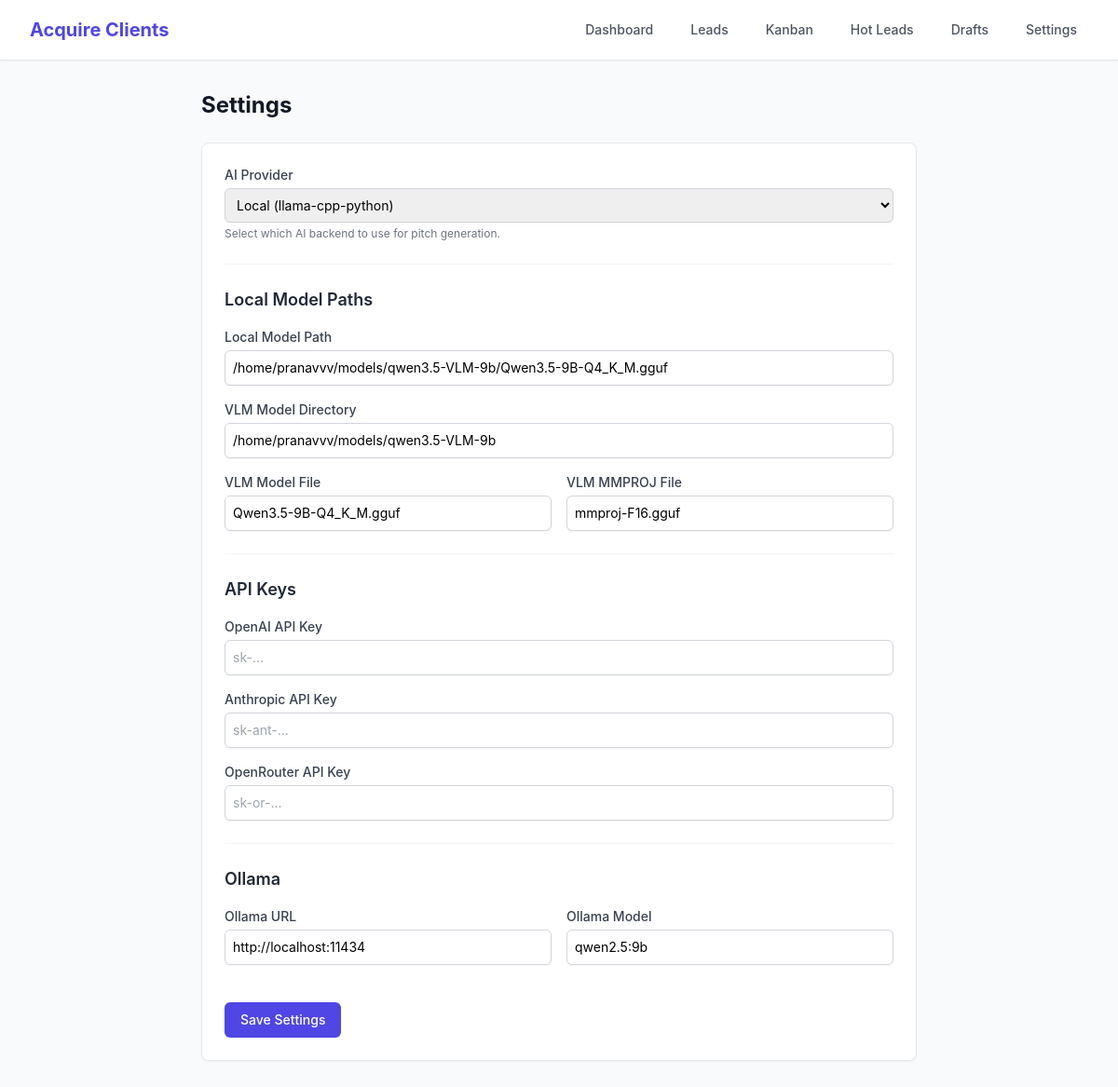
The page /settings on the database its author committed.
### src/models.py (models this page shows)
class Base(DeclarativeBase):
    """Base declarative class."""

class AppConfig(Base):
    __tablename__ = "app_config"
    id: Mapped[int] = mapped_column(Integer, primary_key=True, autoincrement=True)
    key: Mapped[str] = mapped_column(String(100), unique=True, nullable=False, index=True)
    value: Mapped[str | None] = mapped_column(Text, nullable=True)
    updated_at: Mapped[datetime] = mapped_column(
        DateTime, default=_utc_now, onupdate=_utc_now, nullable=False
    )

### src/dashboard.py (the view)
@app.get("/settings", response_class=HTMLResponse)
def settings_page(request: Request, db: Session = Depends(get_db)):
    from src.config import get_db_settings
    cfg = get_db_settings(db)
    alerts = get_active_discovery_alerts(db)
    return templates.TemplateResponse(
        request, "settings.html", {"config": cfg, "alerts": alerts}
    )

### src/templates/settings.html (shortened to what this page needs)
{% extends "base.html" %}
{% block content %}
<div class="max-w-3xl mx-auto">
    <h1 class="text-2xl font-bold text-gray-900 mb-6">Settings</h1>
    <form action="/settings" method="post" class="bg-white shadow-sm rounded-lg border border-gray-200 p-6 space-y-6">
        <div>
            <label for="llm_provider" class="block text-sm font-medium text-gray-700 mb-1">AI Provider</label>
            <select name="llm_provider" id="llm_provider"
                class="block w-full rounded-md border-gray-300 shadow-sm focus:border-indigo-500 focus:ring-indigo-500 sm:text-sm border p-2">
                <option value="local" {% if config.llm_provider == 'local' %}selected{% endif %}>Local (llama-cpp-python)</option>
            </select>
            <p class="mt-1 text-xs text-gray-500">Select which AI backend to use for pitch generation.</p>
        </div>
        <div class="border-t border-gray-100 pt-6">
            <h2 class="text-lg font-semibold text-gray-800 mb-4">Local Model Paths</h2>
            <div class="grid grid-cols-1 gap-4">
                <div>
                    <label for="local_model_path" class="block text-sm font-medium text-gray-700 mb-1">Local Model Path</label>
                    <input type="text" name="local_model_path" id="local_model_path" value="{{ config.local_model_path or '' }}"
                        class="block w-full rounded-md border-gray-300 shadow-sm focus:border-indigo-500 focus:ring-indigo-500 sm:text-sm border p-2"
                        placeholder="/path/to/model.gguf">
                </div>
                <div>
                    <label for="vlm_model_dir" class="block text-sm font-medium text-gray-700 mb-1">VLM Model Directory</label>
                    <input type="text" name="vlm_model_dir" id="vlm_model_dir" value="{{ config.vlm_model_dir or '' }}"
                        class="block w-full rounded-md border-gray-300 shadow-sm focus:border-indigo-500 focus:ring-indigo-500 sm:text-sm border p-2"
                        placeholder="/path/to/vlm-dir">
                </div>
                <div class="grid grid-cols-2 gap-4">
                    <div>
                        <label for="vlm_model_file" class="block text-sm font-medium text-gray-700 mb-1">VLM Model File</label>
                        <input type="text" name="vlm_model_file" id="vlm_model_file" value="{{ config.vlm_model_file or '' }}"
                            class="block w-full rounded-md border-gray-300 shadow-sm focus:border-indigo-500 focus:ring-indigo-500 sm:text-sm border p-2">
                    </div>
                    <div>
                        <label for="vlm_mmproj_file" class="block text-sm font-medium text-gray-700 mb-1">VLM MMPROJ File</label>
                        <input type="text" name="vlm_mmproj_file" id="vlm_mmproj_file" value="{{ config.vlm_mmproj_file or '' }}"
                            class="block w-full rounded-md border-gray-300 shadow-sm focus:border-indigo-500 focus:ring-indigo-500 sm:text-sm border p-2">
                    </div>
                </div>
            </div>
        </div>
        <div class="border-t border-gray-100 pt-6">
            <h2 class="text-lg font-semibold text-gray-800 mb-4">API Keys</h2>
            <div class="grid grid-cols-1 gap-4">
                <div>
                    <label for="openai_api_key" class="block text-sm font-medium text-gray-700 mb-1">OpenAI API Key</label>
                    <input type="password" name="openai_api_key" id="openai_api_key" value="{{ config.openai_api_key or '' }}"
                        class="block w-full rounded-md border-gray-300 shadow-sm focus:border-indigo-500 focus:ring-indigo-500 sm:text-sm border p-2"
                        placeholder="sk-...">
                </div>
                <div>
                    <label for="anthropic_api_key" class="block text-sm font-medium text-gray-700 mb-1">Anthropic API Key</label>
                    <input type="password" name="anthropic_api_key" id="anthropic_api_key" value="{{ config.anthropic_api_key or '' }}"
                        class="block w-full rounded-md border-gray-300 shadow-sm focus:border-indigo-500 focus:ring-indigo-500 sm:text-sm border p-2"
                        placeholder="sk-ant-...">
                </div>
                <div>
                    <label for="openrouter_api_key" class="block text-sm font-medium text-gray-700 mb-1">OpenRouter API Key</label>
                    <input type="password" name="openrouter_api_key" id="openrouter_api_key" value="{{ config.openrouter_api_key or '' }}"
                        class="block w-full rounded-md border-gray-300 shadow-sm focus:border-indigo-500 focus:ring-indigo-500 sm:text-sm border p-2"
                        placeholder="sk-or-...">
                </div>
            </div>
        </div>
        <div class="border-t border-gray-100 pt-6">
            <h2 class="text-lg font-semibold text-gray-800 mb-4">Ollama</h2>
            <div class="grid grid-cols-2 gap-4">
                <div>
                    <label for="ollama_url" class="block text-sm font-medium text-gray-700 mb-1">Ollama URL</label>
                    <input type="text" name="ollama_url" id="ollama_url" value="{{ config.ollama_url or '' }}"
                        class="block w-full rounded-md border-gray-300 shadow-sm focus:border-indigo-500 focus:ring-indigo-500 sm:text-sm border p-2"
                        placeholder="http://localhost:11434">
                </div>
                <div>
                    <label for="ollama_model" class="block text-sm font-medium text-gray-700 mb-1">Ollama Model</label>
                    <input type="text" name="ollama_model" id="ollama_model" value="{{ config.ollama_model or '' }}"
                        class="block w-full rounded-md border-gray-300 shadow-sm focus:border-indigo-500 focus:ring-indigo-500 sm:text-sm border p-2"
                        placeholder="qwen2.5:9b">
                </div>
            </div>
        </div>
        <div class="pt-4">
            <button type="submit"
                class="inline-flex justify-center rounded-md border border-transparent bg-indigo-600 py-2 px-4 text-sm font-medium text-white shadow-sm hover:bg-indigo-700 focus:outline-none focus:ring-2 focus:ring-indigo-500 focus:ring-offset-2">
                Save Settings
            </button>
        </div>
    </form>
</div>
{% endblock %}

### src/templates/base.html (style rules this page uses)
body { font-family: 'Inter', sans-serif; }

### rows shown on the page
AppConfig: llm_provider "Local (llama-cpp-python)"
AppConfig: local_model_path "/home/pranavvv/models/qwen3.5-VLM-9b/Qwen3.5-9B-Q4_K_M.gguf"
AppConfig: vlm_model_dir "/home/pranavvv/models/qwen3.5-VLM-9b"
AppConfig: vlm_model_file "Qwen3.5-9B-Q4_K_M.gguf"
AppConfig: vlm_mmproj_file "mmproj-F16.gguf"
AppConfig: ollama_url "http://localhost:11434"
AppConfig: ollama_model "qwen2.5:9b"
